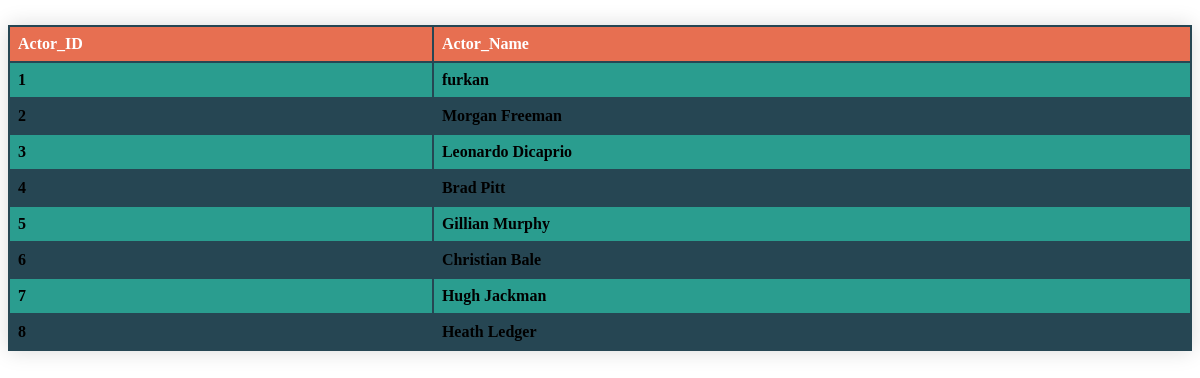
The page /flixwatcher_codes/actor.php on the database its author committed.
### tables this page shows
CREATE TABLE `Actors` (
  `Actor_Id` int(11) NOT NULL,
  `Actor_Name` text
);

### flixwatcher_codes/actor.php (the view, shortened to what this page needs)
<html>
    <head>
    </head>
    <body>
        <div allign="center">
    <table>
      <thead>
<tr><th>Actor_ID</th><th>Actor_Name</th></tr>
</thead>
<tbody>
<?php
include "config.php";
$sql_statement = "SELECT * FROM actors";
$result = mysqli_query($db,$sql_statement);
while ($row = mysqli_fetch_assoc($result))
{
    $actor_id = $row['Actor_Id'];
    $actor_name = $row['Actor_Name'];
    echo "<tr>" . "<th>" . $actor_id . "</th>". "<th>" . $actor_name . "</th>"."</tr>";
}
?>
</tbody>
</table>
</div>
    </body>
</html>

### flixwatcher_codes/actor.php (style rules this page uses)
table { border-collapse: collapse; margin: 25px 0; width: 100%; box-shadow: 0 0 20px rgba(0, 0, 0, 0.15); }
thead tr { background-color: #e76f51; color: #ffffff; text-align: left; border-bottom: 2px solid #264653; }
td, th { border: 2px solid #264653; text-align: left; padding: 8px; }
tbody tr:nth-child(even) { background-color: #264653; }
tbody tr:nth-child(odd) { background-color: #2a9d8f; }

### rows shown on the page
actors: Actor_Id "1", Actor_Name "furkan"
actors: Actor_Id "2", Actor_Name "Morgan Freeman"
actors: Actor_Id "3", Actor_Name "Leonardo Dicaprio"
actors: Actor_Id "4", Actor_Name "Brad Pitt"
actors: Actor_Id "5", Actor_Name "Gillian Murphy"
actors: Actor_Id "6", Actor_Name "Christian Bale"
actors: Actor_Id "7", Actor_Name "Hugh Jackman"
actors: Actor_Id "8", Actor_Name "Heath Ledger"
